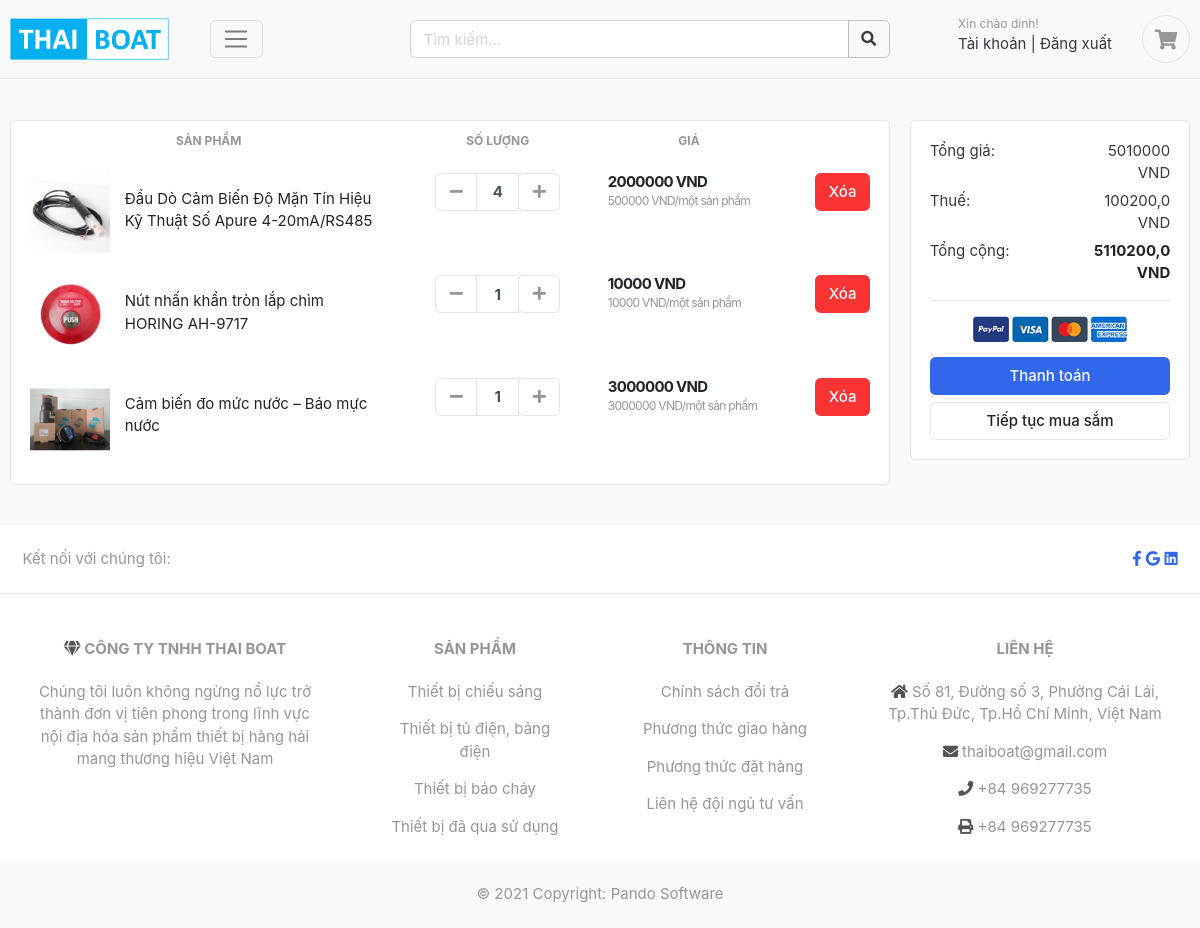
Page /carts/ (signed in) on the committed database.
### accounts/models.py (models this page shows, shortened)
class Account(AbstractBaseUser):
    first_name = models.CharField(max_length=100)
    last_name = models.CharField(max_length=100)
    username = models.CharField(max_length=250, unique=True)
    email = models.EmailField(max_length=100, unique=True)
    phone_number = models.CharField(max_length=50)
    date_joined = models.DateTimeField(auto_now_add=True)
    last_login = models.DateTimeField(auto_now_add=True)
    is_admin = models.BooleanField(default=False)
    is_staff = models.BooleanField(default=False)
    is_active = models.BooleanField(default=True)
    is_superadmin = models.BooleanField(default=False)
    USERNAME_FIELD = 'email'    # Trường quyêt định khi login
    REQUIRED_FIELDS = ['username', 'first_name', 'last_name']    # Các trường yêu cầu khi đk tài khoản (mặc định đã có email), mặc định có password
    objects = MyAccountManager()
    def __str__(self):
        return self.email

### carts/models.py (models this page shows, shortened)
class CartItem(models.Model):
    user = models.ForeignKey(Account, on_delete=models.CASCADE, null=True)
    product = models.ForeignKey(Product, on_delete=models.CASCADE)
    cart = models.ForeignKey(Cart, on_delete=models.CASCADE, null=True)
    quantity = models.IntegerField()
    is_active = models.BooleanField(default=True)
    def sub_total(self):
        return self.quantity * self.product.price

### store/models.py (models this page shows, shortened)
class Product(models.Model):
    product_name = models.CharField(max_length=255, unique=True)
    slug = models.SlugField(max_length=200, unique=True)
    description = CKEditor5Field('Text', config_name='extends', blank=True)
    price = models.IntegerField()
    images = models.ImageField(upload_to='photos/products')
    stock = models.IntegerField()
    is_available = models.BooleanField(default=True)
    category = models.ForeignKey(Category, on_delete=models.CASCADE)    # Khi xóa category thì Product bị xóa
    created_date = models.DateTimeField(auto_now_add=True)
    modified_date = models.DateTimeField(auto_now=True)
    def get_url(self):
        return reverse('product_detail', args=[self.category.slug, self.slug])

### carts/views.py (the view)
# urls.py: path('', views.cart, name='cart'),
def cart(request, total=0, quantity=0, cart_items=None):
    try:
        if request.user.is_authenticated:
            cart_items = CartItem.objects.filter(user=request.user, is_active=True)
        else:
            cart = Cart.objects.get(cart_id=_cart_id(request=request))
            cart_items = CartItem.objects.filter(cart=cart, is_active=True)
        for cart_item in cart_items:
            total += cart_item.product.price * cart_item.quantity
            quantity += cart_item.quantity
        tax = total * 2 / 100
        grand_total = total + tax
    except ObjectDoesNotExist:
        pass    # Chỉ bỏ qua
    print(request.user)
    context = {
        'total': total,
        'quantity': quantity,
        'cart_items': cart_items,
        'tax': tax if "tax" in locals() else "",
        'grand_total': grand_total if "tax" in locals() else 0,
    }
    return render(request, 'store/cart.html', context=context)

### templates/store/cart.html (shortened to what this page needs)
{% extends 'base.html' %}
{% load static %}
{% load humanizelib %}
{% block content %}
<section class="section-content padding-y bg section-top">
	<div class="container">
		{% if not cart_items %}
		<h2 class="text-center">Giỏ hàng của bạn đang trống</h2>
		<br />
		<div class="text-center">
			<a href="{% url 'store' %}" class="btn btn-primary">Tiếp tục mua sắm</a>
		</div>
		{% else %}
		<div class="row">
			<aside class="col-lg-9">
				<div class="card">
					<table class="table table-borderless table-shopping-cart">
						<thead class="text-muted">
							<tr class="small text-uppercase text-lg-center">
								<th scope="col">Sản phẩm</th>
								<th scope="col" width="120">Số lượng</th>
								<th scope="col" width="200">Giá</th>
								<th scope="col" class="text-right" width="100"></th>
							</tr>
						</thead>
						<tbody>
							{% for cart_item in cart_items %}
							<tr>
								<td>
									<figure class="itemside align-items-center">
										<div class="aside">
											<img src="{{ cart_item.product.images.url }}" class="img-sm" />
										</div>
										<figcaption class="info">
											<a href="{{ cart_item.product.get_url }}" class="title text-dark">{{ cart_item.product.product_name }}</a>
										</figcaption>
									</figure>
								</td>
								<td>
									<div class="col">
										<div class="input-group input-spinner">
											<div class="input-group-prepend">
												<a href="{% url 'remove_cart' cart_item.product.id cart_item.id %}"
													class="btn btn-light" type="button">
													<i class="fa fa-minus"></i>
												</a>
											</div>
											<input type="text" class="form-control" value="{{ cart_item.quantity }}" />
											<div class="input-group-append">
												<form action="{% url 'add_cart' cart_item.product.id %}" method="post">
													<button class="btn btn-light" type="submit" id="button-plus">
														<i class="fa fa-plus"></i>
													</button>
												</form>
											</div>
										</div>
									</div>
								</td>
								<td>
									<div class="price-wrap">
										<var class="price">{{ cart_item.sub_total|intcomma }} VND</var>
										<small class="text-muted">
											{{ cart_item.product.price|intcomma }} VND/một sản phẩm
										</small>
									</div>
								</td>
								<td class="text-right">
									<a href="{% url 'remove_cart_item' cart_item.product.id cart_item.id %}"
										class="btn btn-danger" onclick="return confirm('Are you sure?')">
										Xóa</a>
								</td>
							</tr>
							{% endfor %}
						</tbody>
					</table>
				</div>
			</aside>
			<aside class="col-lg-3">
				<div class="card">
					<div class="card-body">
						<dl class="dlist-align">
							<dt>Tổng giá:</dt>
							<dd class="text-right">{{ total|intcomma }} VND</dd>
						</dl>
						<dl class="dlist-align">
							<dt>Thuế:</dt>
							<dd class="text-right">{{ tax|intcomma }} VND</dd>
						</dl>
						<dl class="dlist-align">
							<dt>Tổng cộng:</dt>
							<dd class="text-right text-dark b">
								<strong>{{ grand_total|intcomma }} VND</strong>
							</dd>
						</dl>
						<hr />
						<p class="text-center mb-3">
							<img src="{% static 'images/misc/payments.png' %}" height="26" />
						</p>
						<a href="{% url 'checkout' %}" class="btn btn-primary btn-block">
							Thanh toán
						</a>
						<a href="{% url 'store' %}" class="btn btn-light btn-block">Tiếp tục mua sắm</a>
					</div>
				</div>
			</aside>
		</div>
		{% endif %}
	</div>
</section>
{% endblock %}

### templates/includes/navbar.html (shortened to what this page needs)
{% load static %}
<header class="section-header bg fixed-top">
    <section class="header-main border-bottom padding-mobile">
        <div class="container">
            <div class="row align-items-center">
                <div class="col-lg-2 col-md-3 col-6">
                    <a href="{% url 'home' %}" class="brand-wrap logo-top">
                        <img class="logo" src="{% static './images/logo.png' %}">
                    </a>
                </div>
                <div class="col-lg-2 col-md-3 col-6">
                    <button class="navbar-toggler navber-right" type="button" data-toggle="collapse" data-target="#navbarTop5"
                    aria-controls="navbarNav" aria-expanded="false" aria-label="Toggle navigation">
                        <span class="navbar-toggler-icon"></span>
                    </button>
                </div>
                <div class="col-lg  col-md-6 col-sm-12 col">
                    <form action="{% url 'search' %}" class="search" method="GET">
                        <div class="input-group w-100">
                            <input type="text" class="form-control" style="width:50%;" placeholder="Tìm kiếm..." name="q" value="{{ q }}">
                            <div class="input-group-append">
                                <button class="btn" type="submit" style="border:1px solid rgba(181, 181, 181, 0.8);">
                                    <i class="fa fa-search"></i>
                                </button>
                            </div>
                        </div>
                    </form>
                </div>
                <div class="disk-block col-lg-3 col-sm-6 col-8 order-2 order-lg-3">
                    <div class="d-flex justify-content-end mb-3 mb-lg-0">
                        {% if user.id is None %}
                        <div class="widget-header">
                            <small class="title text-muted">Thai Boat chào mừng bạn</small>
                            <div>
                                <a href="{% url 'login' %}">Đăng nhập</a> <span class="dark-transp"> | </span>
                                <a href="{% url 'register' %}"> Đăng ký</a>
                            </div>
                        </div>
                        {% else %}
                        <div class="widget-header">
                            <small class="title text-muted">Xin chào {{ user.first_name }}!</small>
                            <div>
                                <a href="{% url 'dashboard' %}">Tài khoản</a> <span class="dark-transp"> | </span>
                                <a href="{% url 'logout' %}"> Đăng xuất</a>
                            </div>
                        </div>
                        {% endif %}
                        <a href="{% url 'cart' %}" class="widget-header pl-3 ml-3">
                            <div class="icon icon-sm rounded-circle border"><i class="fa fa-shopping-cart"></i>
                            </div>
                        </a>
                    </div>
                </div>
            </div>
        </div>
    </section>
</header>

### static/css/ui.css (style rules this page uses)
html { font-family: "Inter", sans-serif; font-size: 15px; }
.price-wrap { letter-spacing: -0.7px; }
.icon-xs, .icon-sm, .icon-md, .icon-lg { display: inline-block; text-align: center; flex-shrink: 0; flex-grow: 0; }
.icon-sm { width: 48px; height: 48px; line-height: 48px !important; font-size: 20px; }
.img-xs, .img-sm, .img-md, .img-lg { -o-object-fit: cover; object-fit: cover; flex-shrink: 0; flex-grow: 0; }
.img-sm { width: 80px; height: 80px; }
.padding-y { padding-top: 40px; padding-bottom: 40px; }
var { font-style: normal; }
figure { margin-bottom: 0; }
.bg { background-color: #f8f9fa; }
.b { font-weight: 600; }
.header-main { position: relative; padding-top: 1rem; padding-bottom: 1rem; }
.brand-wrap .logo, .navbar-brand .logo { margin-right: 7px; max-height: 42px; display: inline-block; }
.widget-header { display: inline-block; vertical-align: middle; position: relative; }
.widget-header a { color: #343a40; }
.widget-header i { color: #969696; }
.widget-header .title { display: block; }
.btn-light { background-color: #fff; border-color: #e4e4e4; }
.btn-light i { color: #969696; }
.itemside { position: relative; display: flex; width: 100%; }
.itemside .aside { position: relative; flex-shrink: 0; }
.itemside .info { padding-left: 15px; padding-right: 7px; }
.itemside .title { display: block; margin-bottom: 5px; color: #212529; }
[class*=dlist-] { margin-bottom: 5px; }
[class*=dlist-] dd { margin-bottom: 0; }
.dlist-align { display: flex; }
.dlist-align dt { width: 150px; word-wrap: break-word; font-weight: normal; }
.dlist-align dd { flex-grow: 1; }
.price { font-weight: 600; color: #212529; }
.input-spinner { width: 125px; flex-wrap: nowrap; display: inline-flex; vertical-align: middle; }
.input-spinner input.form-control { text-align: center; max-width: 46px; font-weight: bold; flex-basis: 46px; border-color: #e4e4e4; flex-grow: 0; }
.input-spinner .btn { width: 42px; text-align: center; padding-left: 0.5rem; padding-right: 0.5rem; }
.table-shopping-cart.table td, .table-shopping-cart.table th { padding-left: 1.25rem; padding-right: 1.25rem; }
.table-shopping-cart .price-wrap { line-height: 1.2; }
.table-shopping-cart .price { font-weight: bold; margin-right: 5px; display: block; }

### static/css/navbar.css (style rules this page uses)
.section-top { margin-top: 80px; }

### static/css/content-styles.css (style rules this page uses)
:root { --ck-color-image-caption-background: hsl(0, 0%, 97%); --ck-color-image-caption-text: hsl(0, 0%, 20%); --ck-color-mention-background: hsla(341, 100%, 30%, 0.1); --ck-color-mention-text: hsl(341, 100%, 30%); --ck-color-table-caption-background: hsl(0, 0%, 97%); --ck-color-table-caption-text: hsl(0, 0%, 20%); --ck-highlight-marker-blue: hsl(201, 97%, 72%); --ck-highlight-marker-green: hsl(120, 93%, 68%); --ck-highlight-marker-pink: hsl(345, 96%, 73%); --ck-highlight-marker-yellow: hsl(60, 97%, 73%); --ck-highlight-pen-green: hsl(112, 100%, 27%); --ck-highlight-pen-red: hsl(0, 85%, 49%); --ck-image-style-spacing: 1.5em; --ck-inline-image-style-spacing: calc(var(--ck-image-style-spacing) / 2); --ck-todo-list-checkmark-size: 16px; }

### rows in the picture
Account: first_name "dinh"
CartItem: product.images (picture), product.product_name "Đầu Dò Cảm Biến Độ Mặn Tín Hiệu Kỹ Thuật Số Apure 4-20mA/RS485", quantity "4", sub_total "2000000", product.price "500000"
CartItem: product.images (picture), product.product_name "Nút nhấn khẩn tròn lắp chìm HORING AH-9717", quantity "1", sub_total "10000", product.price "10000"
CartItem: product.images (picture), product.product_name "Cảm biến đo mức nước – Báo mực nước", quantity "1", sub_total "3000000", product.price "3000000"

### other values in the picture
{{ total|intcomma }} "5010000"
{{ tax|intcomma }} "100200,0"
{{ grand_total|intcomma }} "5110200,0"
